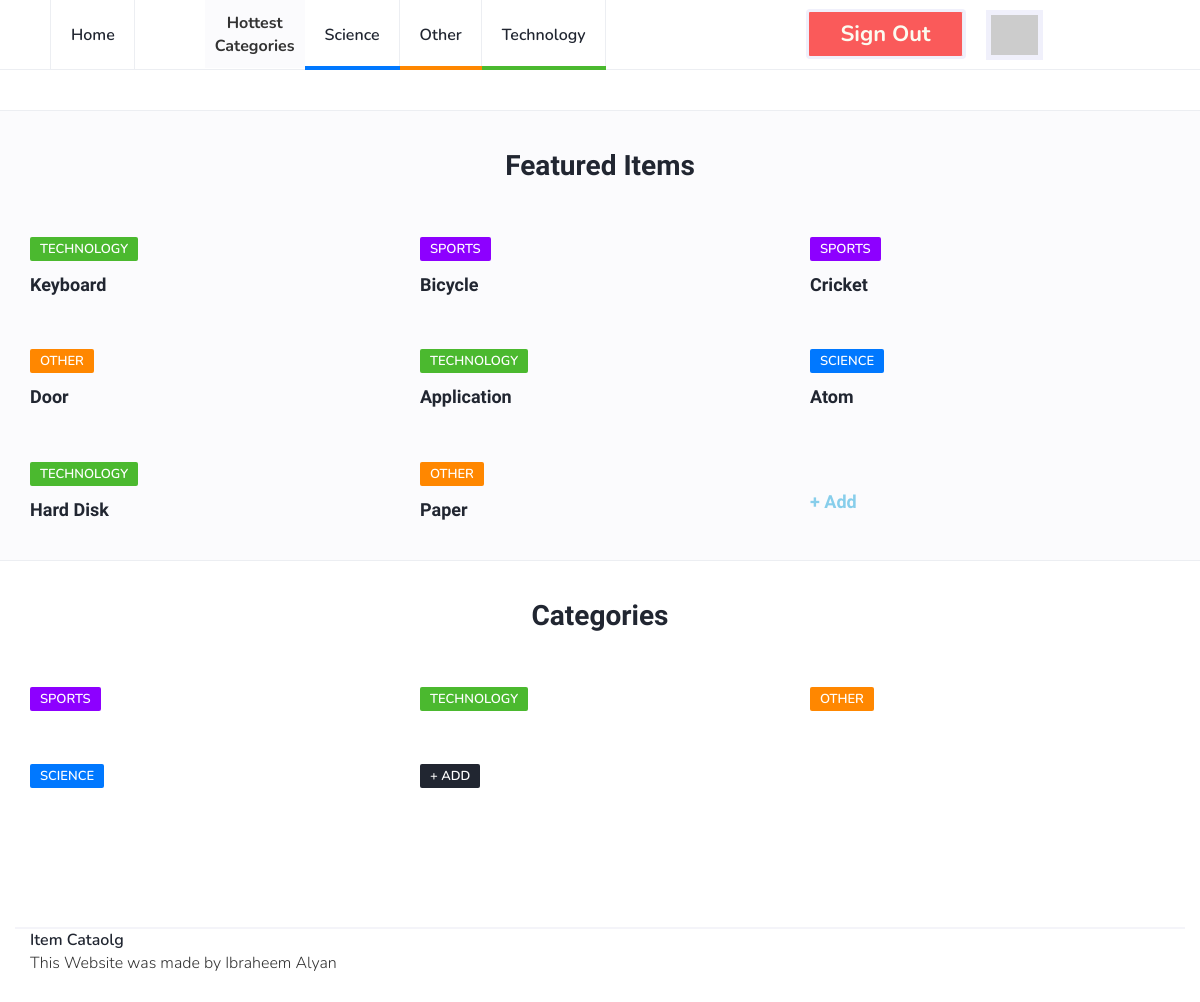
The page /index (signed in) on the database its author committed.
### database_setup.py (models this page shows, shortened)
class Category(Base):
    __tablename__ = 'category'
    id = Column(Integer, primary_key=True)
    name = Column(String(80), nullable=False)

class Item(Base):
    __tablename__ = 'item'
    id = Column(Integer, primary_key=True)
    title = Column(String(100), nullable=False)
    description = Column(String(1000), nullable=False)
    author_id = Column(Integer, ForeignKey('user.id'))
    author = relationship(User)
    cat_id = Column(Integer, ForeignKey('category.id'))
    category = relationship(Category, single_parent=True)

### project.py (the view, shortened to what this page needs)
@app.route('/')
@app.route('/index')
def index():
    db = DBSession()
    categories = db.query(Category)
    top_cats = db.query(Category).order_by(desc(Category.id)).limit(3)
    latest_items = db.query(Item).order_by(desc(Item.id)).limit(8)
    if 'signed' not in session:
        session['signed'] = False
    if session['signed']:
        template = render_template("index.html",
                                   categories=categories,
                                   items=latest_items,
                                   top_categories=top_cats,
                                   user_dict=session["user_data_dict"],
                                   server_url=server_url)
        db.close()
        return template

### templates/index.html (shortened to what this page needs)
{% extends "main.html" %}
{% block content %}
		<div class="section">
		</div>
		<div class="section section-grey">
			<div class="container">
				<div class="row">
					<div class="col-md-12">
						<div class="section-title text-center">
							<h2>Featured Items</h2>
						</div>
					</div>
					{% for i in items %}
					<div class="col-md-4">
						<div class="post">
							<div class="post-body">
								<div class="post-meta">
									<a class="post-category cat-{{ ((i.category.id + 2 ) % 4) + 1 }}" href="{{ server_url + 'catalog/' + i.category.name + '/items' }}">{{ i.category.name }}</a>
								</div>
								<h3 class="post-title"><a href="{{ server_url + 'catalog/' + i.category.name + '/' + i.title }}"> {{ i.title }} </a></h3>
							</div>
						</div>
					</div>
					{% endfor %}
					<div class="col-md-4">
						<div class="post">
							<div class="post-body">
								<h3 class="post-title" style="padding-top:30px"><a href="{{server_url}}catalog/new-item" style="color:skyblue"> + Add </a></h3>
							</div>
						</div>
					</div>
				</div>
			</div>
		</div>
{% endblock %}

### templates/main.html (shortened to what this page needs)
<!DOCTYPE html>
<html lang="en">
	<head>
		<link type="text/css" rel="stylesheet" href="{{server_url}}css/bootstrap.min.css"/>
		<link rel="stylesheet" href="{{server_url}}css/font-awesome.min.css">
		<link type="text/css" rel="stylesheet" href="{{server_url}}css/style.css"/>
    </head>
	<body>
		<header id="header">
			<div id="nav">
				<div id="nav-fixed">
					<div class="container">
						<ul class="nav-menu nav navbar-nav">
							<li><a href="{{server_url}}">Home</a></li>
							<li id="sep"> Hottest <br> Categories </li>
							{% for c in top_categories %}
							<li class="cat-{{ ((c.id + 2 ) % 4) + 1 }}"><a href="{{ server_url + 'catalog/' + c.name + '/items' }}">{{ c.name }}</a></li>
							{% endfor %}
              {% if not user_dict %}
              <li><a href="{{ url_for('internal_sign_up', _external = True ) }}" class="btn green" style="padding:12px 15px 12px 15px;">Sign up</a></li>
              <li><a href="{{ url_for('login', _external = True ) }}" class="btn red" style="padding:12px 15px 12px 15px;margin-left:20px">Log in</a></li>
              {% else %}
              <li><a href="{{ url_for('revoke', _external = True ) }}" class="btn red" style="padding: 12px 15px 12px 15px;">Sign out</a></li>
							<li><img src="{{ user_dict['picture'] }}" id="profile_img"></li>
              {% endif %}
            </ul>
					</div>
				</div>
			</div>
		</header>
    {% block content %}
    {% endblock %}
		<div class="section">
			<div class="container">
				<div class="row">
					<div class="col-md-12">
						<div class="section-title text-center">
							<h2>Categories</h2>
						</div>
					</div>
					{% for c in categories %}
					<div class="col-md-4">
						<div class="post">
							<div class="post-body">
								<div class="post-meta">
									<a class="post-category cat-{{ ((c.id + 2 ) % 4) + 1 }}" href="{{ server_url+'catalog/' + c.name + '/items' }}">{{ c.name }}</a>
								</div>
							</div>
						</div>
					</div>
					{% endfor %}
					<div class="col-md-4">
						<div class="post">
							<div class="post-body">
								<div class="post-meta">
									<a class="post-category" href="{{server_url}}catalog/new-category"> + Add </a>
								</div>
							</div>
						</div>
					</div>
				</div>
			</div>
		</div>
		<footer id="footer">
			<div class="container">
							<ul class="footer-nav">
								<li><a href="{{server_url}}">Item Cataolg</a></li>
							</ul>
							<div class="post-body">
								This Website was made by Ibraheem Alyan
							</div>
						</div>
		</footer>
	</body>
</html>

### templates/css/style.css (style rules this page uses)
body { font-family: 'Nunito', sans-serif; font-size: 16px; font-weight: 300; zoom: 150% color: #3d455c; margin: 0; padding: 0; overflow-x: hidden; }
h1, h2, h3, h4, h5, h6 { font-family: 'Nunito Sans', sans-serif; font-weight: 700; color: #212631; margin: 0px 0px 15px; }
h2 { font-size: 28px; }
h3 { font-size: 23px; }
a { font-weight: 600; color: #212631; text-decoration: none; }
ul { margin: 0; padding: 0; list-style: none }
.section.section-grey { background-color: #fbfbfd; border-bottom: 1px solid #eceef2; border-top: 1px solid #eceef2; }
.section .section-title { margin-bottom: 40px; }
.section .section-title h2 { text-transform: capitalize; font-size: 28px; }
#nav { height: 70px; }
#nav:after { content: ""; position: fixed; left: 0; right: 0; bottom: 0; top: 0; background-color: rgba(33, 38, 49, 0.5); z-index: 90; opacity: 0; visibility: hidden; -webkit-transition: 0.2s all; transition: 0.2s all; }
#nav-fixed { position: fixed; left: 0; right: 0; top: 0; z-index: 90; background-color: #FFF; -webkit-box-shadow: 0px -1px 0px 0px #eceef2 inset; box-shadow: 0px -1px 0px 0px #eceef2 inset; }
#sep { background-color: #fbfbfd; text-align: center; font-weight: bold; padding: 10px; padding-top: 12px; margin-left: 70px; }
#nav .container { position: relative; }
.nav-menu { margin-left: 20px; }
.nav-menu li a { position: relative; padding: 25px 20px; text-transform: capitalize; -webkit-box-shadow: -1px 0px 0px 0px #eceef2 inset; box-shadow: -1px 0px 0px 0px #eceef2 inset; -webkit-transition: 0.2s color; transition: 0.2s color; }
.nav-menu li:first-child a { border-left: 1px solid #eceef2; }
.nav-menu li a:after { content: ''; position: absolute; left: 0; right: 0; bottom: 0px; width: 100%; height: 4px; -webkit-transition: 0.2s width; transition: 0.2s width; }
.nav-menu li.cat-1 a:after { background-color: #4BB92F; }
.nav-menu li.cat-2 a:after { background-color: #ff8700; }
.nav-menu li.cat-3 a:after { background-color: #0078ff; }
.section { padding-top: 40px; }
.post { margin-bottom: 40px; }
.post { display: block; -webkit-transition: 0.2s opacity; transition: 0.2s opacity; }
.post { width: 100%; }
.post .post-meta { margin-top: 15px; margin-bottom: 15px; }
.post-meta .post-category { font-size: 13px; text-transform: uppercase; padding: 3px 10px; font-weight: 600; border-radius: 2px; margin-right: 15px; color: #FFF; background-color: #212631; -webkit-transition: 0.2s opacity; transition: 0.2s opacity; }
.post-meta .post-category.cat-1 { background-color: #4BB92F; }
.post-meta .post-category.cat-2 { background-color: #ff8700; }
.post-meta .post-category.cat-3 { background-color: #0078ff; }
.post-meta .post-category.cat-4 { background-color: #8d00ff; }
.post .post-title { font-size: 18px; margin-bottom: 0px; }
.btn { width: 160px; height: 50px; text-align: center; font-size: 22px; color: #FBFBF0; border-width: 3px; border-color: #F0F0FB; font-weight: bold; margin-top: 9px; margin-left: 200px; }
.red { background: #fa5a5a; }
#profile_img { height: 50px; border: 5px solid #F0F0FB; margin-left: 20px; margin-top: 10px; }
#footer { padding-bottom: 40px; margin-top: 100px; }
#footer .container { border-top: 2px solid #F4f4f9; }
.footer-nav li { display: inline-block; margin-right: 15px; }

### rows shown on the page
Category: name "Science", name "SCIENCE"
Category: name "Other", name "OTHER"
Category: name "Technology", name "TECHNOLOGY"
Item: category.name "TECHNOLOGY", title "Keyboard"
Item: category.name "SPORTS", title "Bicycle"
Item: category.name "SPORTS", title "Cricket"
Item: category.name "OTHER", title "Door"
Item: category.name "TECHNOLOGY", title "Application"
Item: category.name "SCIENCE", title "Atom"
Item: category.name "TECHNOLOGY", title "Hard Disk"
Item: category.name "OTHER", title "Paper"
Category: name "SPORTS"
